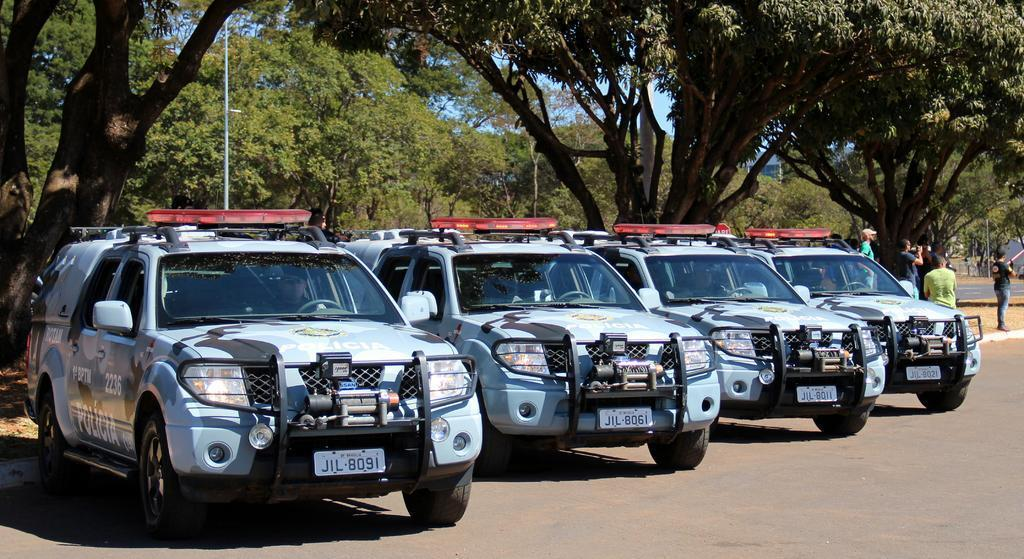
#> input picture dataset/images/train/0008c91f-004ce6e46f66a306_jpg.rf.2f31b4645bfe50921c188146e4066293.jpg, 1024 x 559 px
$ python -i preprocessing.py   (imports and definitions only)
#> lines starting #> are read from the running program, lines starting #| are printed output that depends on the picture; after the words box and inside, x2 and y2 are one past the last pixel; in counts of white or black regions, pixels touching at a corner belong together
import cv2
import numpy as np
from PIL import Image, ImageEnhance

def convert_to_grayscale(image):
    """Converts image to grayscale."""
    if len(image.shape) == 3:
        return cv2.cvtColor(image, cv2.COLOR_BGR2GRAY)
    return image

def apply_clahe(image, clip_limit=2.0, tile_grid_size=(8, 8)):
    """Applies Contrast Limited Adaptive Histogram Equalization."""
    gray = convert_to_grayscale(image)
    clahe = cv2.createCLAHE(clipLimit=clip_limit, tileGridSize=tile_grid_size)
    return clahe.apply(gray)

def denoise_image(image, method='bilateral'):
    """Applies bilateral or Gaussian denoising to keep edges sharp."""
    if method == 'bilateral':
        # bilateralFilter preserves edges well which is useful for OCR
        return cv2.bilateralFilter(image, d=9, sigmaColor=75, sigmaSpace=75)
    elif method == 'gaussian':
        return cv2.GaussianBlur(image, (5, 5), 0)
    return image

def sharpen_image(image):
    """Sharpens the image using an unsharp mask kernel."""
    kernel = np.array([[0, -1, 0], [-1, 5, -1], [0, -1, 0]])
    return cv2.filter2D(image, -1, kernel)

# [7 lines left out: function apply_thresholding, not called in this run]

def deskew_plate(image):
    """
    Deskews an image (corrects rotation/tilt) of a license plate
    to improve OCR accuracy.
    """
    gray = convert_to_grayscale(image)
    # Binarize
    _, thresh = cv2.threshold(gray, 0, 255, cv2.THRESH_BINARY_INV + cv2.THRESH_OTSU)

    # Grab coordinates of non-zero pixels
    coords = np.column_stack(np.where(thresh > 0))
    if len(coords) == 0:
        return image

    angle = cv2.minAreaRect(coords)[-1]

    # Adjust the angle for minAreaRect output
    if angle < -45:
        angle = -(90 + angle)
    else:
        angle = -angle

    # Rotate if tilt is significant
    if abs(angle) > 1.0 and abs(angle) < 45.0:
        (h, w) = image.shape[:2]
        center = (w // 2, h // 2)
        M = cv2.getRotationMatrix2D(center, angle, 1.0)
        rotated = cv2.warpAffine(image, M, (w, h), flags=cv2.INTER_CUBIC, borderMode=cv2.BORDER_REPLICATE)
        return rotated
    return image

def preprocess_for_ocr(image):
    """
    Combines preprocessing steps to optimize license plate crops for EasyOCR / Tesseract.
    """
    # 1. Resize/Upscale (OCR performs better on higher resolution text)
    h, w = image.shape[:2]
    upscaled = cv2.resize(image, (w * 2, h * 2), interpolation=cv2.INTER_CUBIC)

    # 2. Deskew
    deskewed = deskew_plate(upscaled)

    # 3. Grayscale
    gray = convert_to_grayscale(deskewed)

    # 4. Enhance contrast using CLAHE
    contrast = apply_clahe(gray, clip_limit=3.0)

    # 5. Denoise and sharpen
    denoised = denoise_image(contrast, method='bilateral')
    sharpened = sharpen_image(denoised)

    return sharpened

# Augmentations for Training/Simulation
# [6 lines left out: function augment_brightness, not called in this run]

def augment_blur(image, ksize=(5, 5)):
    """Applies simple Gaussian blur to the image."""
    return cv2.GaussianBlur(image, ksize, 0)

# [10 lines left out: function augment_noise, not called in this run]

def augment_flip(image, flip_code=1):
    """Flips image horizontally (1), vertically (0), or both (-1)."""
    return cv2.flip(image, flip_code)

>>> import cv2
>>> picture = cv2.imread('../dataset/images/train/0008c91f-004ce6e46f66a306_jpg.rf.2f31b4645bfe50921c188146e4066293.jpg')
#> picture is the input picture: shape (559, 1024, 3); mean B, G, R 80.3, 85.9, 86.1
>>> result = preprocess_for_ocr(picture)
#> in convert_to_grayscale, `return cv2.cvtColor(image, cv2.COLOR_BGR2GRAY)`:
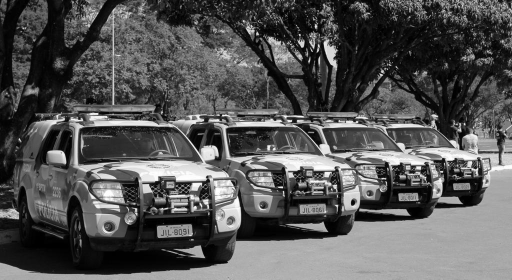
#> returned value: shape (1118, 2048) (shown at 1/4 size); min 0, max 255, mean 85.3
#> in deskew_plate, `_, thresh = cv2.threshold(gray, 0, 255, cv2.THRESH_BINARY_INV + cv2.TH..`:
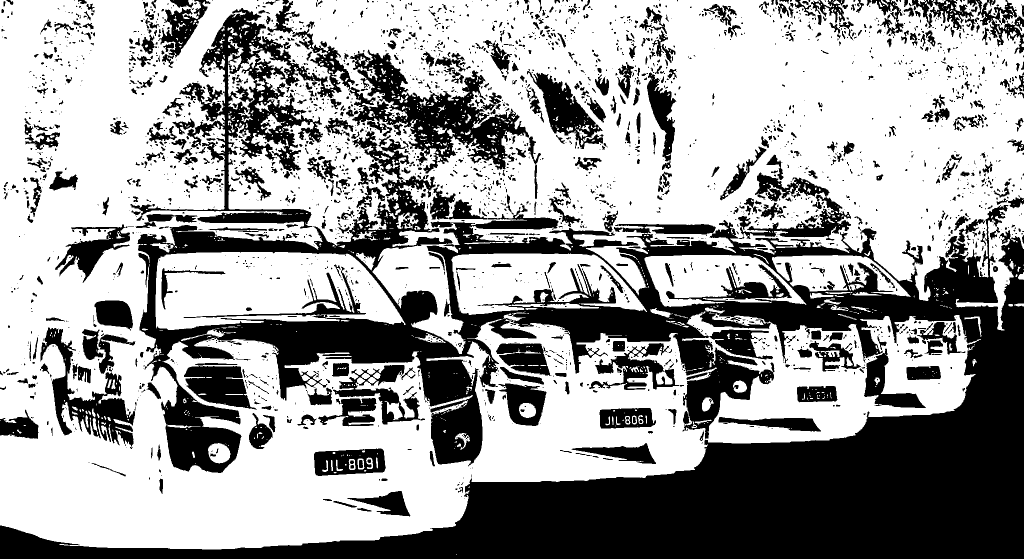
#> thresh: shape (1118, 2048) (shown at 1/2 size); 62.3% white; 2828 black regions (1970 under 20 px), largest, box (x1, y1, x2, y2) and area: (0, 350, 2048, 1118) 557046, (261, 16, 710, 457) 41220, (699, 99, 1058, 347) 30196
#> in deskew_plate, `coords = np.column_stack(np.where(thresh > 0))`: coords = 1425810 pairs, first value 0 to 1109, second value 0 to 2047
#> in deskew_plate, `angle = cv2.minAreaRect(coords)[-1]`: angle = -90
#> in deskew_plate, `angle = -(90 + angle)`: angle = 0
#> in apply_clahe, `return clahe.apply(gray)`:
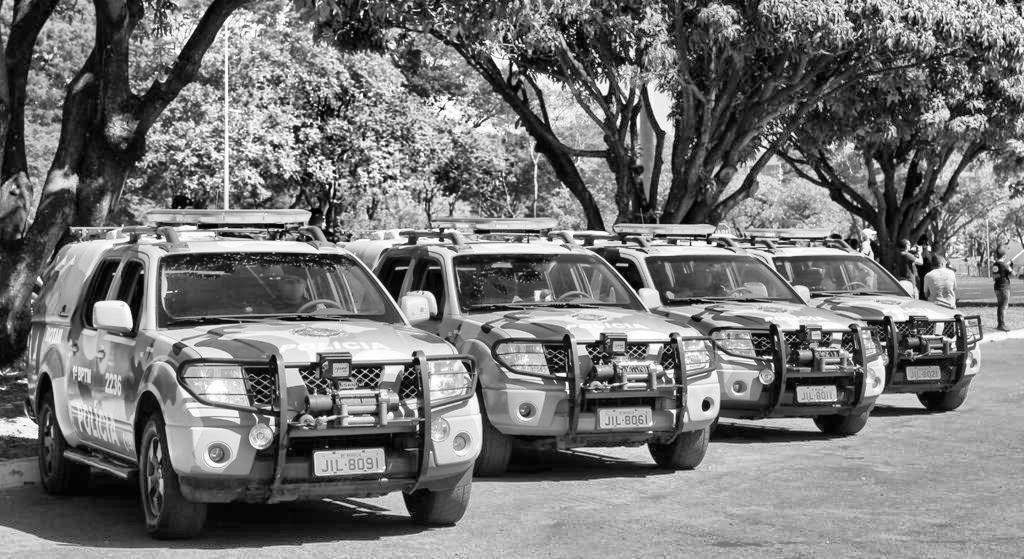
#> returned value: shape (1118, 2048) (shown at 1/2 size); min 0, max 255, mean 117.4

$ run again, on dataset/images/train/06f88a9e-00b4d07f7be89f98_jpg.rf.261e5fb7b4be3bd9a0cfe6f2f1d2a45d.jpg
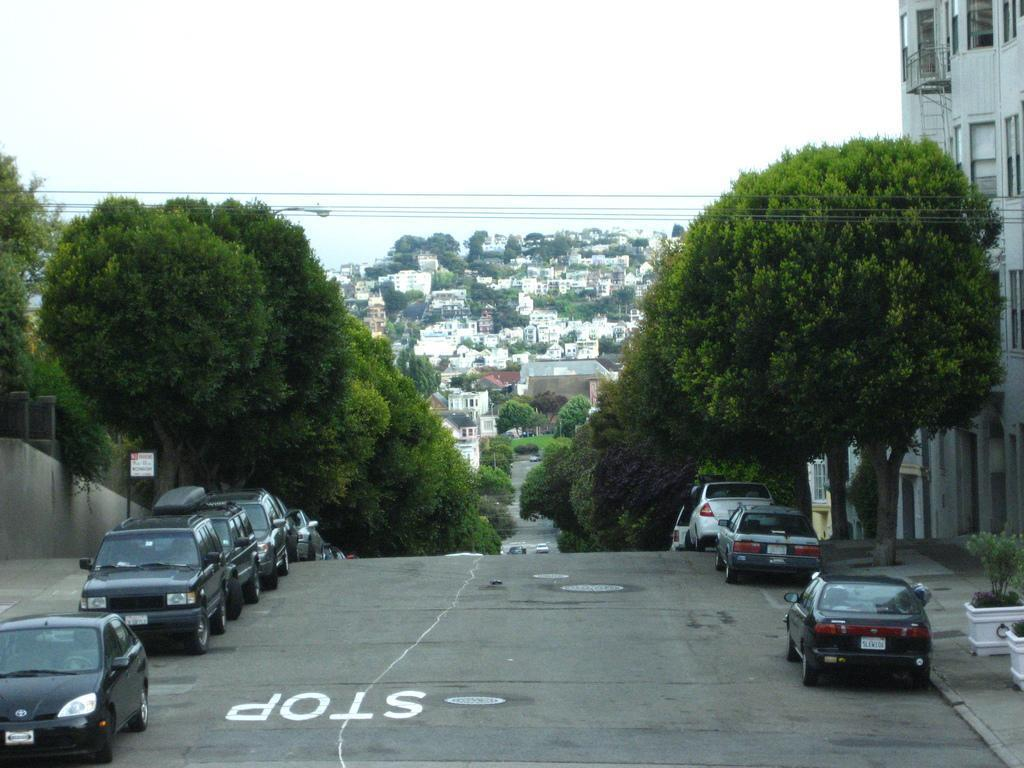
#> input picture dataset/images/train/06f88a9e-00b4d07f7be89f98_jpg.rf.261e5fb7b4be3bd9a0cfe6f2f1d2a45d.jpg, 1024 x 768 px
#> picture is the input picture: shape (768, 1024, 3); mean B, G, R 125.4, 130.8, 119.2
#> in deskew_plate, `_, thresh = cv2.threshold(gray, 0, 255, cv2.THRESH_BINARY_INV + cv2.TH..`:
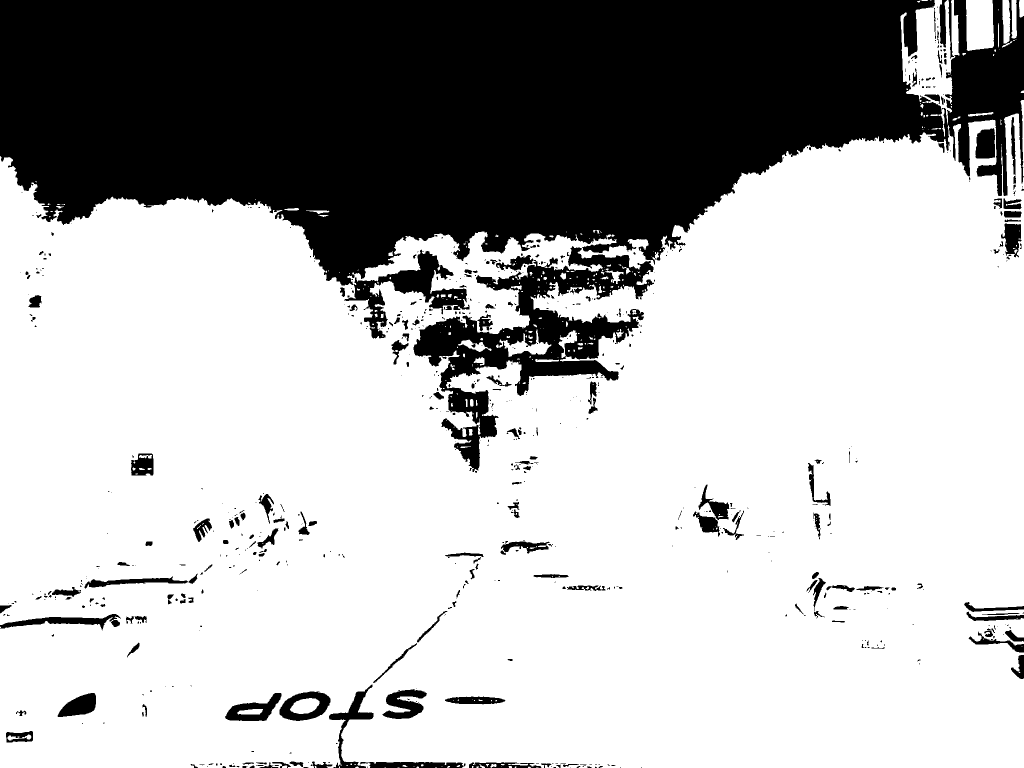
#> thresh: shape (1536, 2048) (shown at 1/2 size); 69.8% white; 676 black regions (447 under 20 px), largest, box (x1, y1, x2, y2) and area: (0, 0, 2048, 571) 812944, (827, 492, 1308, 944) 60200, (689, 499, 939, 677) 11778
#> coords = 2195712 pairs, first value 0 to 1535, second value 0 to 2047
#> in deskew_plate, `angle = cv2.minAreaRect(coords)[-1]`: angle = -90
#> in deskew_plate, `angle = -(90 + angle)`: angle = 0
#> in apply_clahe, `return clahe.apply(gray)`:
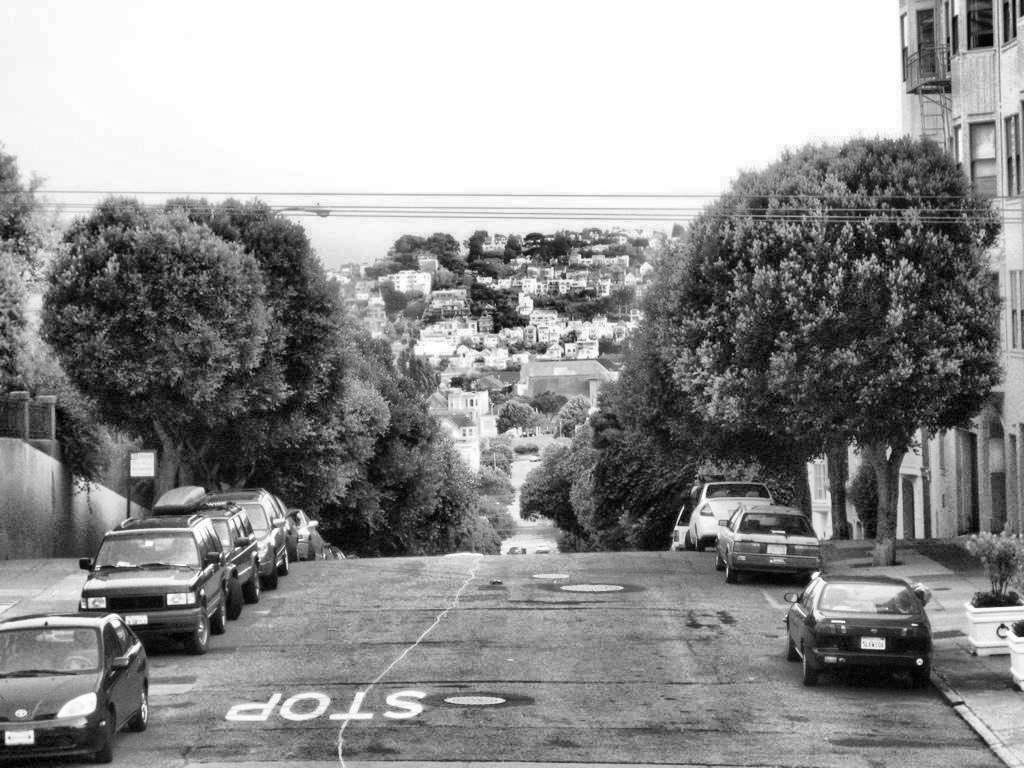
#> returned value: shape (1536, 2048) (shown at 1/2 size); min 0, max 255, mean 144.3

$ run again, on dataset/images/train/073e06b8-00f7e34cb220ddbc_jpg.rf.3cff86854ffa4f2ca24b02bc9684fa4c.jpg
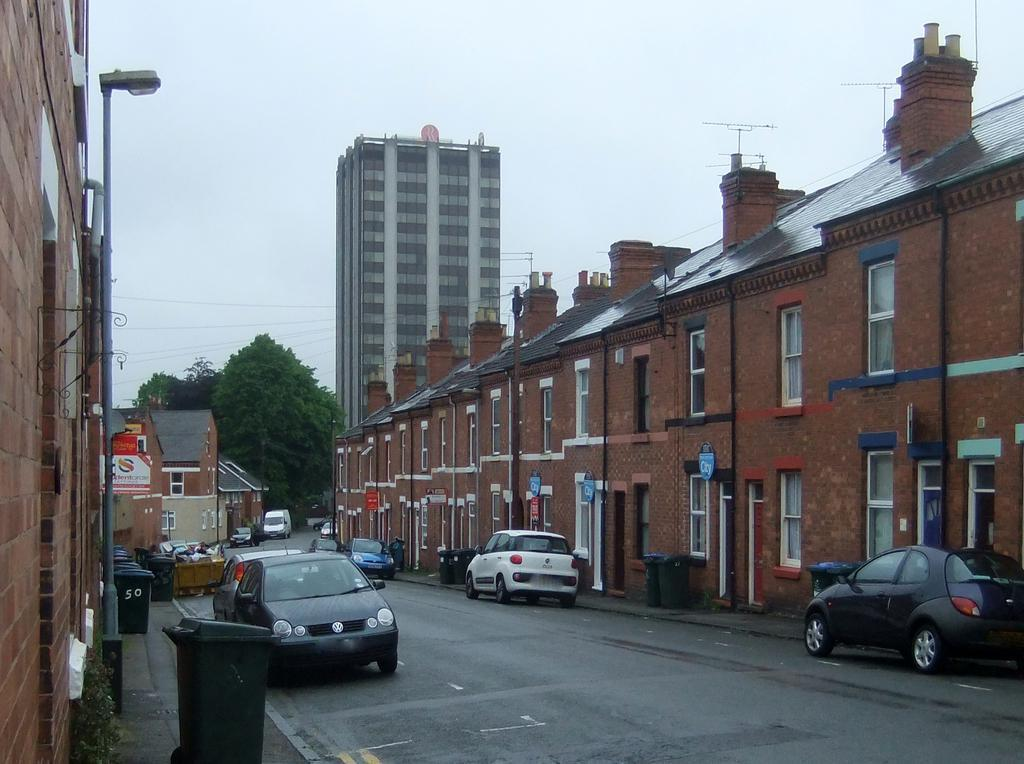
#> input picture dataset/images/train/073e06b8-00f7e34cb220ddbc_jpg.rf.3cff86854ffa4f2ca24b02bc9684fa4c.jpg, 1024 x 764 px
#> picture is the input picture: shape (764, 1024, 3); mean B, G, R 125.2, 120.5, 116
#> in deskew_plate, `_, thresh = cv2.threshold(gray, 0, 255, cv2.THRESH_BINARY_INV + cv2.TH..`:
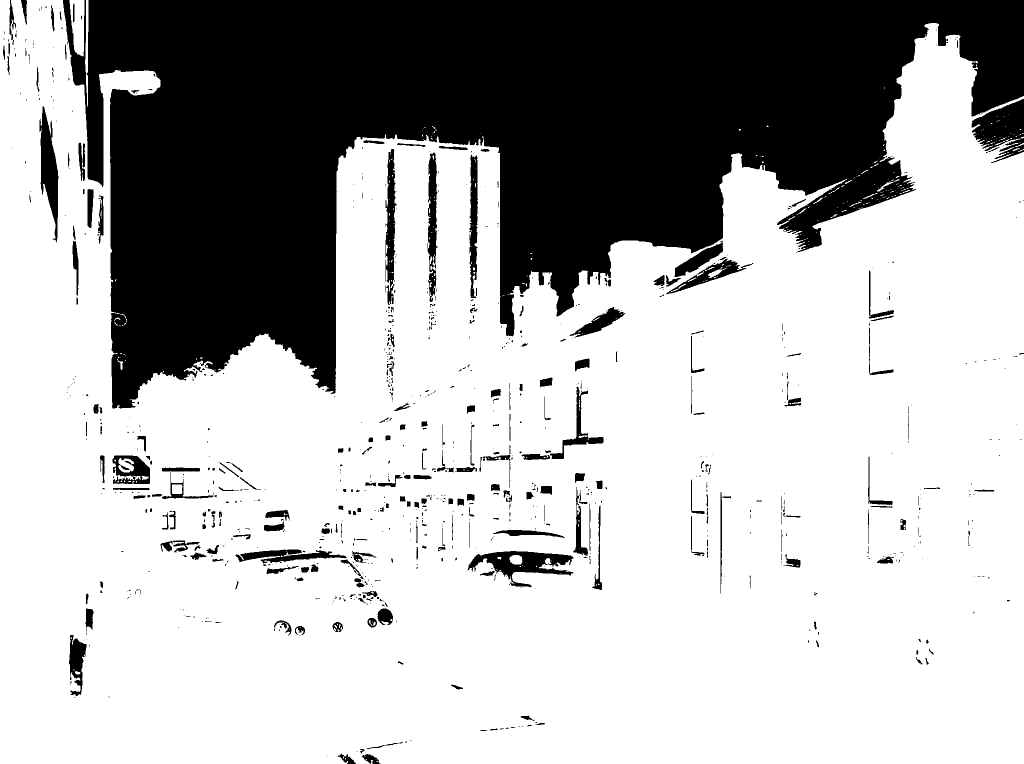
#> thresh: shape (1528, 2048) (shown at 1/2 size); 70% white; 899 black regions (618 under 20 px), largest, box (x1, y1, x2, y2) and area: (126, 0, 2048, 817) 849993, (1943, 198, 2048, 326) 7688, (935, 1102, 1147, 1175) 6311
#> coords = 2190952 pairs, first value 0 to 1527, second value 0 to 2047
#> in deskew_plate, `angle = cv2.minAreaRect(coords)[-1]`: angle = -90
#> in deskew_plate, `angle = -(90 + angle)`: angle = 0
#> in apply_clahe, `return clahe.apply(gray)`:
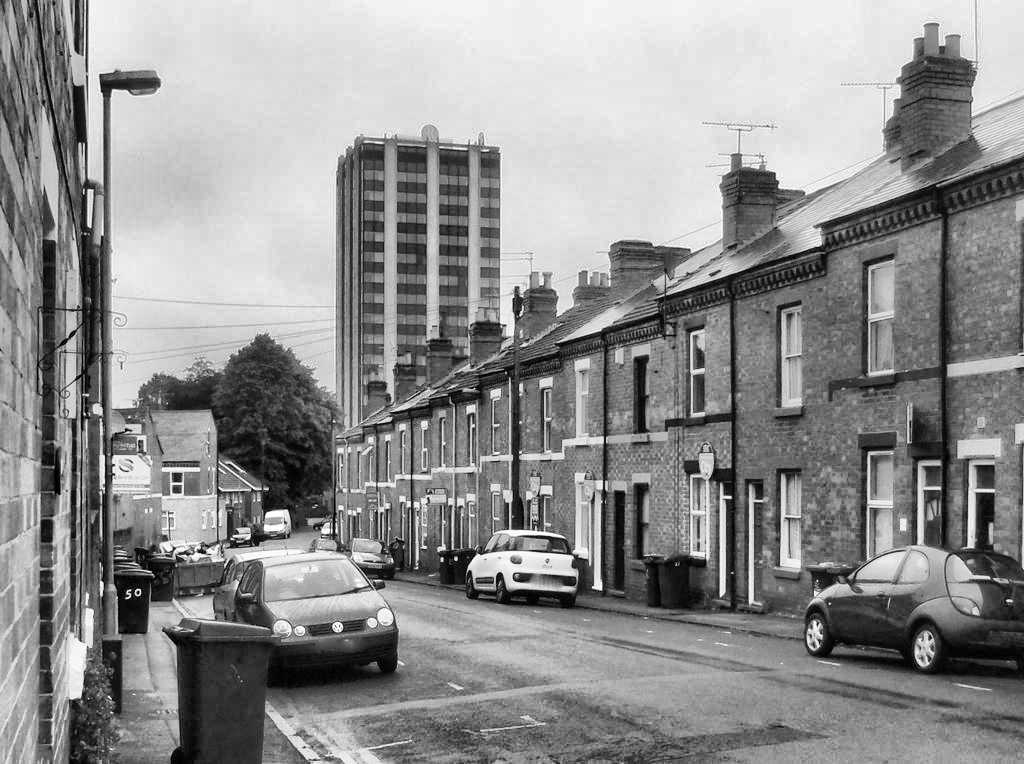
#> returned value: shape (1528, 2048) (shown at 1/2 size); min 0, max 255, mean 143.4
